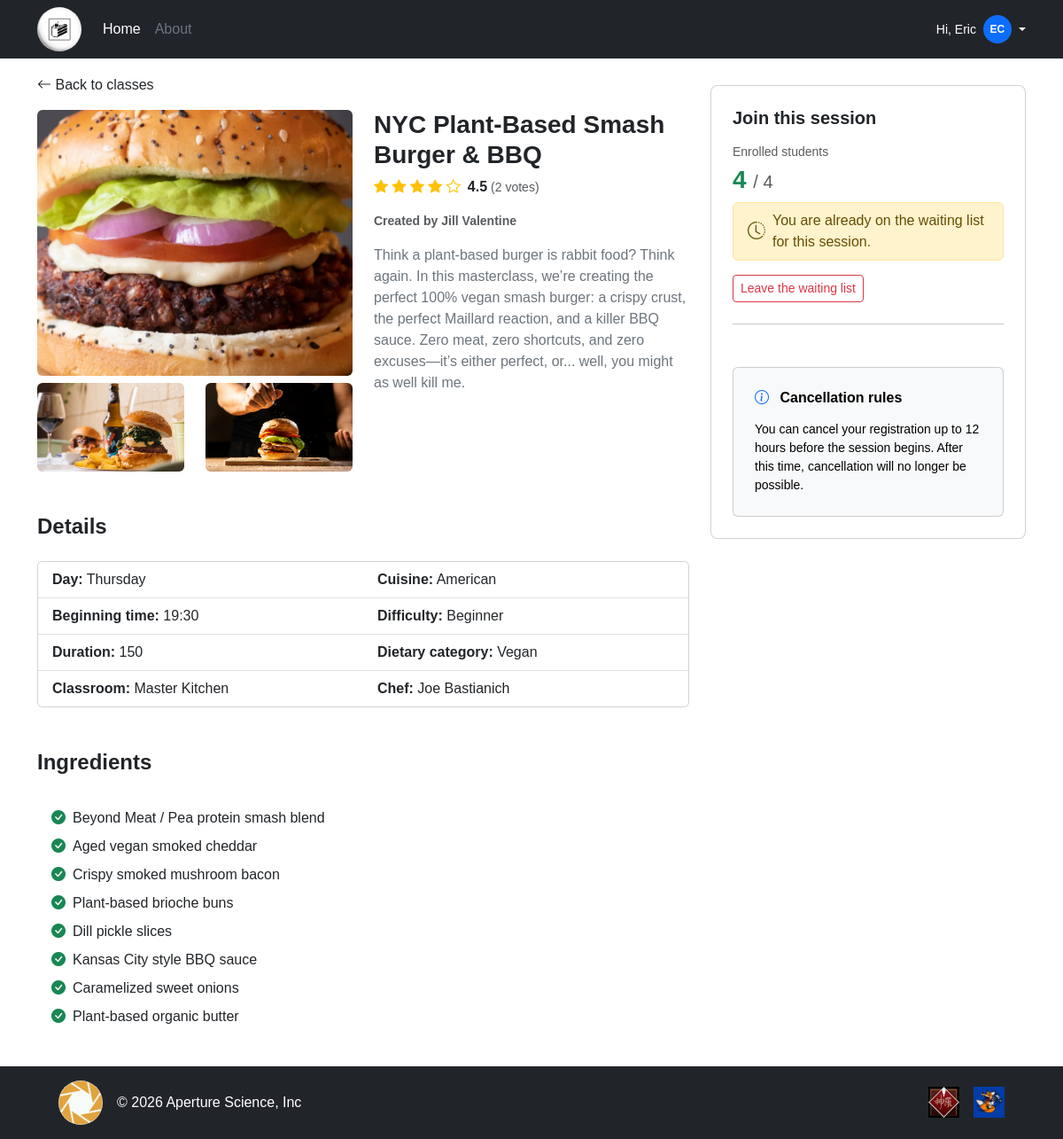
The page /session_details/3 (signed in) on the database as committed earlier.
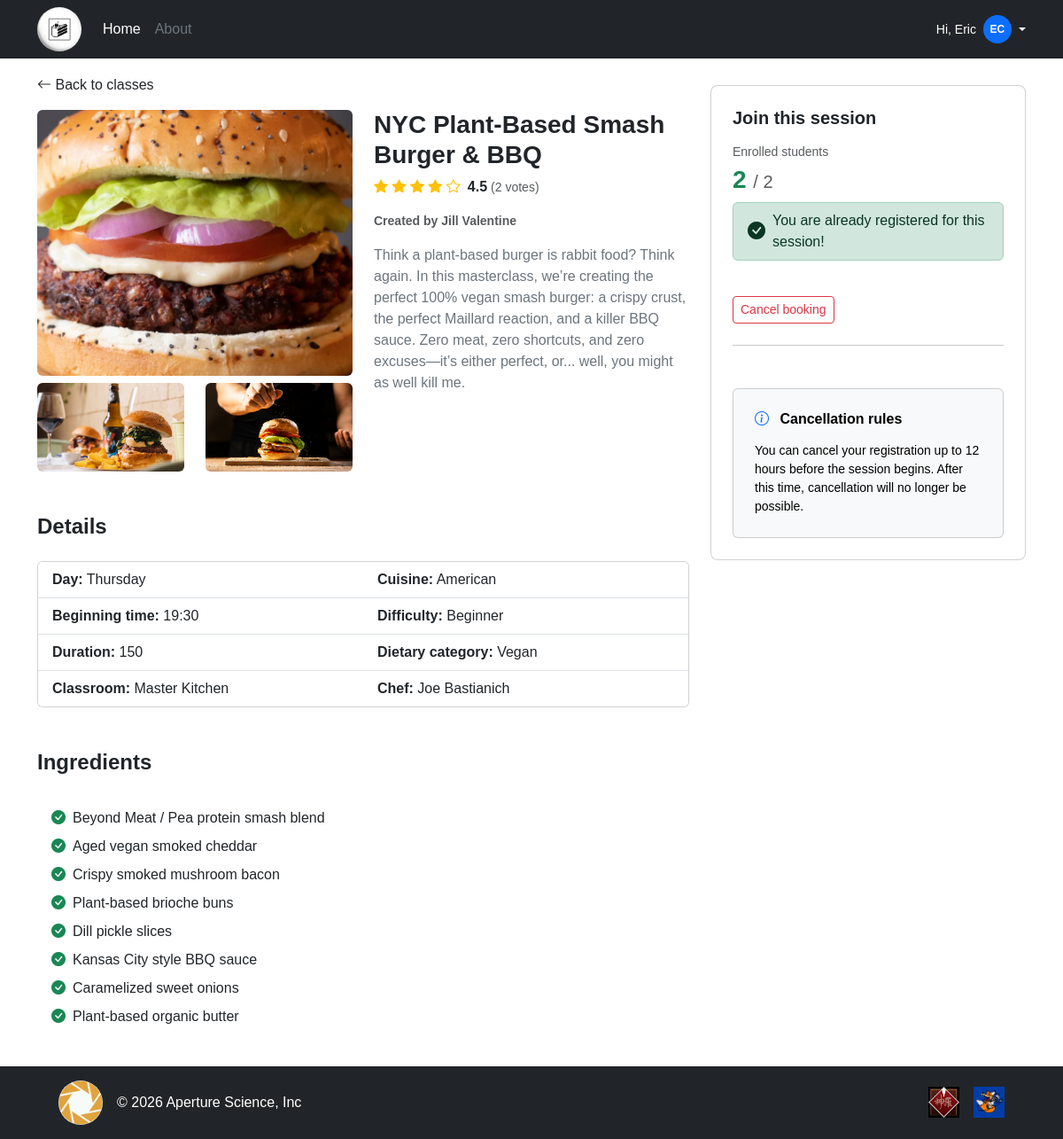
The same page on the database as committed later.
### tables this page shows
CREATE TABLE "USER" (
	"email"	TEXT NOT NULL UNIQUE,
	"first_name"	TEXT NOT NULL,
	"last_name"	TEXT NOT NULL,
	"password_hash"	TEXT NOT NULL,
	"role"	TEXT NOT NULL CHECK("role" IN ('manager', 'student')),
	PRIMARY KEY("email")
);

CREATE TABLE "COOKING_CLASS" (
	"id"	INTEGER NOT NULL UNIQUE,
	"cuisine"	TEXT NOT NULL,
	"title"	TEXT NOT NULL,
	"duration"	INTEGER NOT NULL,
	"difficulty"	TEXT NOT NULL CHECK("difficulty" IN ('Beginner', 'Intermediate', 'Advanced')),
	"chef_name"	TEXT NOT NULL,
	"description"	TEXT NOT NULL,
	"dietary_category"	TEXT NOT NULL CHECK("dietary_category" IN ('Standard', 'Vegetarian', 'Vegan', 'Gluten-free')),
	"photo_1"	TEXT NOT NULL,
	"photo_2"	TEXT NOT NULL,
	"photo_3"	TEXT NOT NULL,
	"USER_email"	TEXT NOT NULL,
	PRIMARY KEY("id" AUTOINCREMENT),
	FOREIGN KEY("USER_email") REFERENCES "USER"("email") ON DELETE CASCADE
);

CREATE TABLE "CLASS_SESSION" (
	"id"	INTEGER NOT NULL UNIQUE,
	"max_capacity"	INTEGER NOT NULL,
	"start_time"	TEXT NOT NULL,
	"day_of_week"	TEXT NOT NULL,
	"kitchen"	TEXT NOT NULL,
	"COOKING_CLASS_id"	INTEGER NOT NULL,
	PRIMARY KEY("id" AUTOINCREMENT),
	FOREIGN KEY("COOKING_CLASS_id") REFERENCES "COOKING_CLASS"("id") ON DELETE CASCADE
);

CREATE TABLE "INGREDIENT" (
	"id"	INTEGER NOT NULL UNIQUE,
	"name"	TEXT NOT NULL,
	"COOKING_CLASS_id"	INTEGER NOT NULL,
	PRIMARY KEY("id" AUTOINCREMENT),
	FOREIGN KEY("COOKING_CLASS_id") REFERENCES "COOKING_CLASS"("id") ON DELETE CASCADE
);

### app.py (the view)
@app.route("/session_details/<int:session_id>")
def session_details(session_id):
    session_class = cooking_class_dao.get_single_session(session_id)
    ingredients = cooking_class_dao.get_ingredients_per_class(session_class["COOKING_CLASS_id"])
    available_spots = cooking_class_dao.get_available_spots(session_id)
    name_manager = user_dao.get_user_by_email(session_class["USER_email"])
    name_manager = f"{name_manager['first_name']} {name_manager['last_name']}"
    day = session_class["day_of_week"]
    time = session_class["start_time"]
    duration = session_class["duration"]
    deletable = booking_dao.check_delete_eligibility(day, time)
    passed_session = booking_dao.check_end_of_session(day, time, duration)
    user_status = None
    max_bookings_reached = False
    if current_user.is_authenticated and current_user.role == "student":
        user_status = booking_dao.check_existing_booking(current_user.email, session_id)
        total_enrollments = booking_dao.count_user_enrollments(current_user.email)
        max_bookings_reached = (total_enrollments >= utilities_dao.MAX_ENROLLMENTS)
    rating, total_votes = cooking_class_dao.get_class_rating(session_class["COOKING_CLASS_id"])
    return render_template(
        "public/session_details.html",
        session_class=session_class,
        session_id=session_id,
        ingredients=ingredients,
        available_spots=available_spots,
        user_status=user_status,
        passed_session=passed_session,
        max_bookings_reached=max_bookings_reached,
        rating=rating,
        total_votes=total_votes,
        deletable=deletable,
        name_manager=name_manager
        )

### templates/public/session_details.html (shortened to what this page needs)
{% extends "base.html" %}
{% block content %}
<div class="container my-4">
    <div class="row">
        <div class="col-md-8">
            <a href="{{ url_for('home')}}" class="text-dark text-decoration-none d-inline-block mb-3">
                <i class="bi bi-arrow-left"></i> Back to classes
            </a>
            <div class="row">
                <div class="col-md-6">
                    <img src="{{ url_for('static', filename='img/classes/' ~ session_class.photo_1) }}"
                        class="rounded w-100 mb-2 object-fit-cover detail-main-img" alt="">
                    <div class="row">
                        <div class="col-6">
                            <img src="{{ url_for('static', filename='img/classes/' ~ session_class.photo_2) }}"
                                class="rounded w-100 object-fit-cover detail-thumb-img" alt="">
                        </div>
                        <div class="col-6">
                            <img src="{{ url_for('static', filename='img/classes/' ~ session_class.photo_3) }}"
                                class="rounded w-100 object-fit-cover detail-thumb-img" alt="">
                        </div>
                    </div>
                </div>
                <div class="col-md-6">
                    <h3 class="fw-bold">{{ session_class.title }}</h3>
                    <div class="d-flex align-items-center mb-3">
                        <div class="text-warning me-2">
                            {% for i in range(1, 6) %}
                                <i class="bi bi-star{{ '-fill' if rating >= i else '' }}"></i>
                            {% endfor %}
                        </div>
                        <span class="fw-bold text-dark me-1">{{ "%.1f"|format(rating) }}</span>
                        <span class="text-muted small">({{ total_votes }} votes)</span>
                    </div>
                    <p class="small fw-semibold text-muted">Created by {{ name_manager }}</p>
                    <p class="text-secondary">{{ session_class.description }}</p>
                </div>
            </div>
            <div class="mt-5">
                <h4 class="fw-bold mb-4">Details</h4>
                <div class="card overflow-hidden">
                    <div class="row g-0">
                        <div class="col-md-6">
                            <ul class="list-group list-group-flush">
                                <li class="list-group-item"><strong>Day:</strong> {{ session_class.day_of_week }}</li>
                                <li class="list-group-item"><strong>Beginning time:</strong> {{ session_class.start_time
                                    }}</li>
                                <li class="list-group-item"><strong>Duration:</strong> {{ session_class.duration }}</li>
                                <li class="list-group-item"><strong>Classroom:</strong> {{ session_class.kitchen }}</li>
                            </ul>
                        </div>
                        <div class="col-md-6">
                            <ul class="list-group list-group-flush">
                                <li class="list-group-item"><strong>Cuisine:</strong> {{ session_class.cuisine }}</li>
                                <li class="list-group-item"><strong>Difficulty:</strong> {{ session_class.difficulty }}
                                </li>
                                <li class="list-group-item"><strong>Dietary category:</strong> {{
                                    session_class.dietary_category }}</li>
                                <li class="list-group-item"><strong>Chef:</strong> {{ session_class.chef_name }}</li>
                            </ul>
                        </div>
                    </div>
                </div>
            </div>
            <div class="mt-5">
                <h4 class="fw-bold mb-3">Ingredients</h4>
                <div class="card border-0 p-3">
                    <ul class="list-unstyled mb-0">
                        {% for ingredient in ingredients %}
                        <li class="py-1"><i class="bi bi-check-circle-fill text-success me-2"></i>{{ ingredient.name }}
                        </li>
                        {% endfor %}
                    </ul>
                </div>
            </div>
        </div>
        <div class="col-md-4">
            <div class="sticky-top sticky-sidebar-offset">
                <div class="card p-4 rounded-3">
                    <h5 class="fw-bold mb-3">Join this session</h5>
                    <p class="text-muted small mb-1">Enrolled students</p>
                    <div class="h3 fw-bold text-success mb-2">
                        {{ session_class.max_capacity - available_spots }} <span class="text-muted fs-5 fw-normal"> / {{ session_class.max_capacity }}</span>
                    </div>
                    {% if not current_user.is_authenticated %}
                        {% if passed_session %}
                            <button class="btn btn-secondary w-100 py-2 fw-semibold mb-3" disabled>Session ended</button>
                        {% else %}
                            <a href="{{ url_for('login') }}" class="btn btn-primary w-100 py-2 fw-semibold mb-3">
                                Log in to participate
                            </a>
                        {% endif %}
                    {% elif current_user.role == 'student' %}
                        {% if passed_session %}
                            <div class="alert alert-secondary d-flex align-items-center mb-3 py-2" role="alert">
                                <i class="bi bi-clock-history me-2 fs-5"></i>
                                <p class="mb-0">This session has ended.</p>
                            </div>
                            {% if user_status == 'ENROLLED' %}
                                <button class="btn btn-outline-success w-100 py-2 fw-semibold mb-3" disabled>
                                    <i class="bi bi-check2-circle me-1"></i> You attended this session
                                </button>
                            {% endif %}
                        {% elif user_status == 'ENROLLED' %}
                        <div class="alert alert-success d-flex align-items-center mb-3 py-2" role="alert">
                            <i class="bi bi-check-circle-fill me-2 fs-5"></i>
                            <p class="mb-0">You are already registered for this session!</p>
                        </div>
                        <br>
                            {% if deletable %}
                            <form method="POST" action="{{ url_for('delete_booking', session_id=session_id) }}">
                                <button type="submit" class="btn btn-outline-danger btn-sm">Cancel booking</button>
                            </form>
                            {% else %}
                            <form>
                                <button type="submit" class="btn btn-outline-secondary btn-sm disabled">Cancel booking</button>
                            </form>
                            {% endif %}
                        {% elif user_status == 'WAITING' %}
                        <div class="alert alert-warning d-flex align-items-center mb-3 py-2" role="alert">
                            <i class="bi bi-clock-history me-2 fs-5"></i>
                            <p class="mb-0">You are already on the waiting list for this session.</p>
                        </div>
                        <form method="POST" action="{{ url_for('delete_booking', session_id=session_id) }}">
                            <button type="submit" class="btn btn-outline-danger btn-sm">Leave the waiting list</button>
                        </form>
                        {% endif %}
                    {% endif %}
                    <hr class="my-4">
                    <div class="card text-bg-light p-4 mt-4">
                        <h6 class="fw-bold mb-3">
                            <i class="bi bi-info-circle me-2 text-primary"></i>
                            Cancellation rules
                        </h6>
                        <p class="small mb-0">
                            You can cancel your registration up to 12 hours before the session begins.
                            After this time, cancellation will no longer be possible.
                        </p>
                    </div>
                </div>
            </div>
        </div>
    </div>
</div>
{% endblock %}

### templates/base.html (shortened to what this page needs)
<!DOCTYPE html>
<html lang="en">
<head>
    <link href="https://cdn.jsdelivr.net/npm/bootstrap@5.3.3/dist/css/bootstrap.min.css" rel="stylesheet">
    <link rel="stylesheet" href="https://cdn.jsdelivr.net/npm/bootstrap-icons@1.11.3/font/bootstrap-icons.min.css">
    <link rel="stylesheet" href="{{ url_for('static', filename='css/root.css') }}">
    <link rel="stylesheet" href="{{ url_for('static', filename='css/index.css') }}">
    <link rel="stylesheet" href="{{ url_for('static', filename='css/authentication.css') }}">
    <link rel="stylesheet" href="{{ url_for('static', filename='css/profiles.css') }}">
</head>
<body class="d-flex flex-column min-vh-100">
    <header class="fixed-top py-2 text-bg-dark">
        <div class="container">
            <div class="d-flex flex-wrap align-items-center">
                <a href="{{ url_for('home') }}" class="d-flex align-items-center me-3 text-white text-decoration-none">
                    <img class="site-logo rounded-circle" width="50" height="50"
                        src="{{ url_for('static', filename='img/logos/cake_3.jpg') }}"
                        alt="The cake is a lie logo">
                </a>
                <ul class="nav me-auto mb-2 mb-md-0">
                    <li><a href="{{ url_for('home') }}" class="nav-link px-2 text-white">Home</a></li>
                    <li><a href="#" class="nav-link px-2 text-secondary">About</a></li>
                </ul>
                <div class="col-md-3 text-end">
                    {% if not current_user.is_authenticated %}
                    <a href="{{ url_for('login') }}" type="button" class="btn btn-primary me-2">Login</a>
                    {% else %}
                    <div class="dropdown text-end">
                        <a href="#"
                            class="d-inline-flex align-items-center text-white text-decoration-none dropdown-toggle"
                            data-bs-toggle="dropdown" aria-expanded="false">
                            <span class="me-2 small">Hi, {{ current_user.first_name }}</span>
                            <span
                                class="avatar-initials bg-primary text-white rounded-circle d-inline-flex align-items-center justify-content-center me-1">
                                {{ current_user.first_name[0] }}{{ current_user.last_name[0] }}
                            </span>
                        </a>
                    </div>
                    {% endif %}
                </div>
            </div>
        </div>
    </header>
    <main class="flex-grow-1">
        {% block content %}
        {% endblock %}
    </main>
    <footer class="text-bg-dark py-3 mt-auto">
        <div class="container">
            <div class=" d-flex flex-wrap justify-content-between align-items-center">
                <div class="col-md-4 d-flex align-items-center mx-4">
                    <a href="{{ url_for('home') }}"
                        class="d-flex align-items-center me-3 text-white text-decoration-none">
                        <img class="site-logo rounded-circle" width="50" height="50"
                            src="{{ url_for('static', filename='img/logos/aperture_science.jpg') }}" alt="">
                    </a>
                    <span class="text-body-primary">© 2026 Aperture Science, Inc</span>
                </div>
                <ul class="nav col-md-4 justify-content-end list-unstyled d-flex mx-4">
                    <li class="ms-3">
                        <a class="text-body-secondary" href="#" aria-label="Shinra Inc">
                            <img src="{{ url_for('static', filename='img/logos/shinra_logo.jpg') }}" alt="Shinra Inc"
                                width="35" height="35">
                        </a>
                    </li>
                    <li class="ms-3">
                        <a class="text-body-secondary" href="#" aria-label="Fox Hound">
                            <img src="{{ url_for('static', filename='img/logos/fox_hound_logo.jpg') }}" alt="Fox Hound"
                                width="35" height="35">
                        </a>
                    </li>
                </ul>
            </div>
        </div>
    </footer>
</body>
</html>

Rows that differ between the two databases and show on the page:
changed CLASS_SESSION "Thursday": session_class.max_capacity-available_spots "4" → "2"; max_capacity "4" → "2"
Other text that changed with them:
text no longer shown: "You are already on the waiting list for this session. Leave the waiting list"
text now shown: "You are already registered for this session! Cancel booking"
